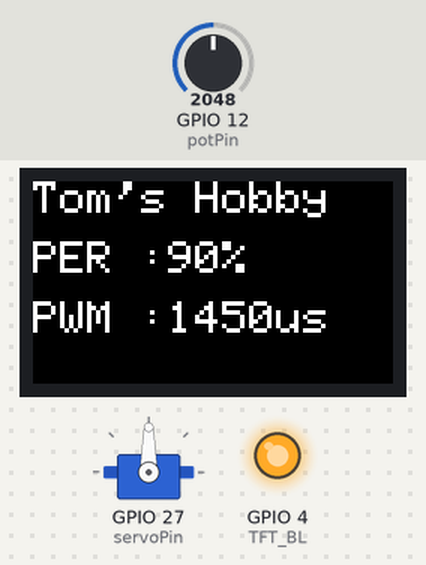
A sketch run on a simulated ESP32. On the bench: servo, 240×135 colour display, output pins drawn as LEDs (lit = HIGH). The test bench sets the inputs (shaded band); at power-on: GPIO 12 (potPin) = 2048. What the sketch prints to the serial monitor is not drawn.

Above: at 6.4 s.
6.5 s: GPIO 12 (potPin) set to 2440
At 8.0 s:
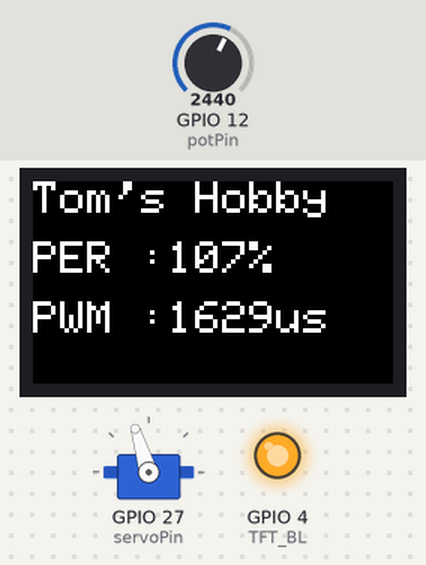
9.5 s: GPIO 12 (potPin) set to 4095
At 10.2 s:
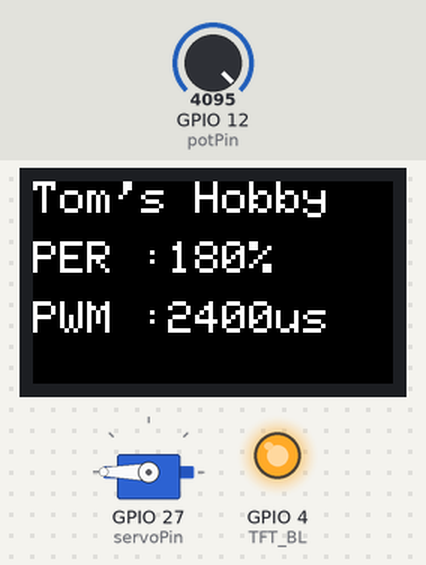
12.5 s: GPIO 12 (potPin) set to 4040
At 13.1 s:
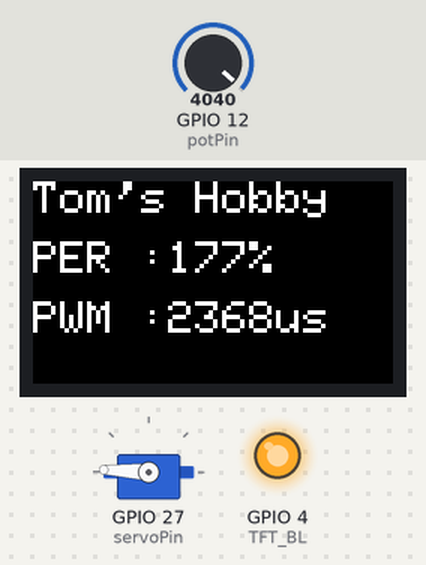
15.5 s: GPIO 12 (potPin) set to 491
At 16.5 s:
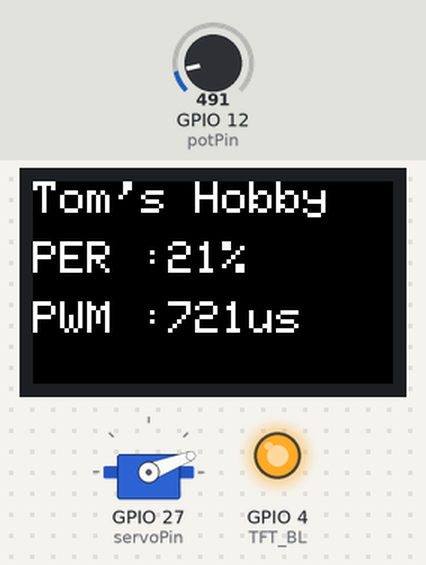
18.5 s: GPIO 12 (potPin) set to 1228
At 18.8 s:
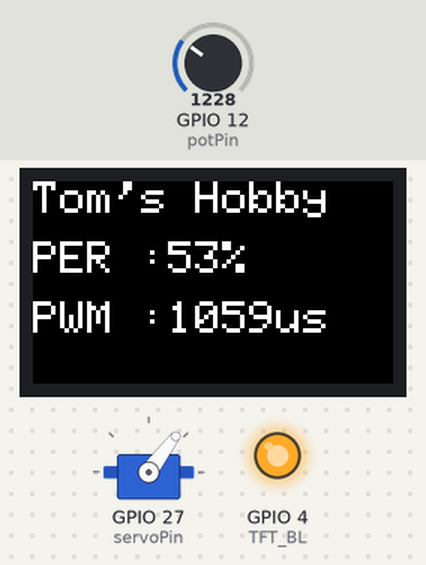
21.5 s: GPIO 12 (potPin) set to 491
At 22.4 s:
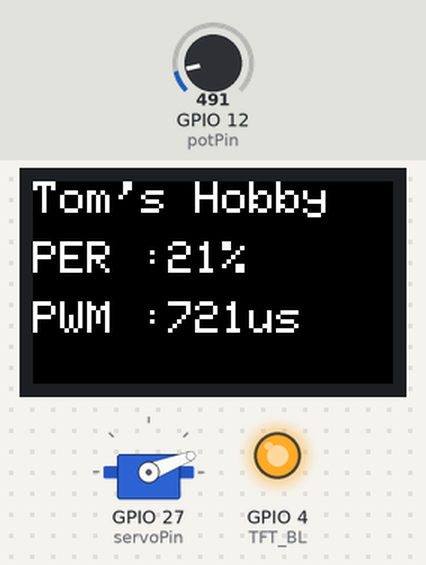
Timing chart, 0 to 24.5 s (numbered marks = the images above; inputs shaded):
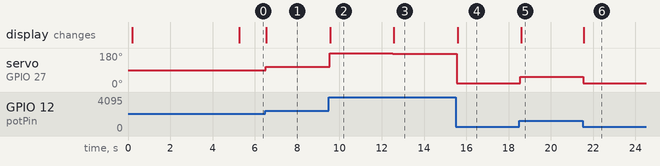

Measured:
- after the input at 6.5 s, servo on GPIO 27 (servoPin): 90° → 107° at once; the display: changes at once (image 1)
- after the input at 9.5 s, servo on GPIO 27 (servoPin): 107° → 180° at once; the display: changes after 0.07 s (image 2)
- after the input at 12.5 s, servo on GPIO 27 (servoPin): 180° → 177° at once; the display: changes after 0.06 s (image 3)
- after the input at 15.5 s, servo on GPIO 27 (servoPin): 177° → 21° after 0.05 s; the display: changes after 0.09 s (image 4)
- after the input at 18.5 s, servo on GPIO 27 (servoPin): 21° → 53° after 0.05 s; the display: changes after 0.09 s (image 5)
- after the input at 21.5 s, servo on GPIO 27 (servoPin): 53° → 21° at once; the display: changes after 0.06 s (image 6)

The sketch:

servopotentionalTTGODISPLAY.ino
```cpp
/* ----------------
 *  Tetsuya Tominaga
 *  Read potentio and Output Servo pulse, Display and Serial port
 *  Board :  https://github.com/Xinyuan-LilyGO/TTGO-T-Display
 *  Sample : https://tom2rd.sakura.ne.jp/wp/2019/08/20/post-9781/
 *  Potentio :10 k ohm
 *
 */
 //--TTGO-DISPLAY---
#include <TFT_eSPI.h>
#include <SPI.h>
#include <Wire.h>
#include <Button2.h>

#ifndef TFT_DISPOFF
#define TFT_DISPOFF 0x28
#endif

#ifndef TFT_SLPIN
#define TFT_SLPIN   0x10
#endif

#define TFT_MOSI            19
#define TFT_SCLK            18
#define TFT_CS              5
#define TFT_DC              16
#define TFT_RST             23

#define TFT_BL          4  // Display backlight control pin
#define ADC_EN          13
#define ADC_PIN         34
#define BUTTON_1        35
#define BUTTON_2        0
float sx = 0, sy = 1, mx = 1, my = 0, hx = -1, hy = 0;    // Saved H, M, S x & y multipliers
float sdeg=0, mdeg=0, hdeg=0;
uint16_t osx=120, osy=120, omx=120, omy=120, ohx=120, ohy=120;  // Saved H, M, S x & y coords
uint16_t x0=0, x1=0, yy0=0, yy1=0;
uint32_t targetTime = 0;
TFT_eSPI tft = TFT_eSPI(135, 240); // Invoke custom library
Button2 btn1(BUTTON_1);
Button2 btn2(BUTTON_2);

char buff[512];
int vref = 1100;
int btnCick = false;


// Include the ESP32 Arduino Servo Library instead of the original Arduino Servo Library
#include <ESP32Servo.h>

Servo myservo;  // create servo object to control a servo

// Possible PWM GPIO pins on the ESP32: 0(used by on-board button),2,4,5(used by on-board LED),12-19,21-23,25-27,32-33
int servoPin = 27;      // GPIO pin used to connect the servo control (digital out)
// Possible ADC pins on the ESP32: 0,2,4,12-15,32-39; 34-39 are recommended for analog input
int potPin = 12;        // GPIO pin used to connect the potentiometer (analog in)
int ADC_Max = 4095;     // This is the default ADC max value on the ESP32 (12 bit ADC width);
                        // a range of max values of 512-4096
int PWM_MAX = 2400;
int PWM_MIN = 500;
int val;    // variable to read the value from the analog pin
int usec_val; // PWM pulse width

void setup()
{
  Serial.begin(57600); delay(10);
  // Allow allocation of all timers
  ESP32PWM::allocateTimer(0);
  ESP32PWM::allocateTimer(1);
  ESP32PWM::allocateTimer(2);
  ESP32PWM::allocateTimer(3);
  myservo.setPeriodHertz(100);// Standard 100hz servo
  myservo.attach(servoPin, PWM_MIN, PWM_MAX);   // attaches the servo on pin 18 to the servo object
                                         // servo min/max of 500us and 2400us

  tft.init();

  if (TFT_BL > 0) {
        pinMode(TFT_BL, OUTPUT);
        digitalWrite(TFT_BL, HIGH);
  }
  tft.setRotation(2);
  tft.fillScreen(TFT_RED);
  delay(5000);
  tft.setTextSize(2);
  tft.setTextColor(TFT_WHITE);
  tft.setCursor(0, 0);
  tft.setTextDatum(MC_DATUM);
  tft.setTextSize(2);
  tft.fillScreen(TFT_BLACK);
}

void loop() {
  val = analogRead(potPin);            // read the value of the potentiometer (value between 0 and 1023)
  val = map(val, 0, ADC_Max, 0, 180);     // scale it to use it with the servo (value between 0 and 180)
  usec_val =map(val,0,180,PWM_MIN,PWM_MAX);
  myservo.write(val);                  // set the servo position according to the scaled value
  Serial.print(val);
  Serial.print(" % ");
  Serial.print(usec_val);
  Serial.println(" usec");

  tft.fillScreen(TFT_BLACK);
  tft.setTextDatum(MC_DATUM);
  tft.setTextSize(3);
  tft.setRotation(1);
  tft.setCursor(0,0);
  String disp_string="";
  disp_string="Tom's Hobby";
  tft.print(disp_string);
  tft.setCursor(0,40);
  disp_string="PER :" + String(val) + "%";
  tft.print(disp_string);
  tft.setCursor(0,80);
  disp_string="PWM :" + String(usec_val) + "us";
  tft.print(disp_string);


  delay(20);                          // wait for the servo to get there
}

/*
 Controlling a servo position using a potentiometer (variable resistor)
 by Michal Rinott <http://people.interaction-ivrea.it/m.rinott>

 modified on 8 Nov 2013
 by Scott Fitzgerald

 modified for the ESP32 on March 2017
 by John Bennett

 see  http://www.arduino.cc/en/Tutorial/Knob for a description of the original code

 * Different servos require different pulse widths to vary servo angle, but the range is
 * an approximately 500-2500 microsecond pulse every 20ms (50Hz). In general, hobbyist servos
 * sweep 180 degrees, so the lowest number in the published range for a particular servo
 * represents an angle of 0 degrees, the middle of the range represents 90 degrees, and the top
 * of the range represents 180 degrees. So for example, if the range is 1000us to 2000us,
 * 1000us would equal an angle of 0, 1500us would equal 90 degrees, and 2000us would equal 1800
 * degrees.
 *
 * Circuit: (using an ESP32 Thing from Sparkfun)
 * Servo motors have three wires: power, ground, and signal. The power wire is typically red,
 * the ground wire is typically black or brown, and the signal wire is typically yellow,
 * orange or white. Since the ESP32 can supply limited current at only 3.3V, and servos draw
 * considerable power, we will connect servo power to the VBat pin of the ESP32 (located
 * near the USB connector). THIS IS ONLY APPROPRIATE FOR SMALL SERVOS.
 *
 * We could also connect servo power to a separate external
 * power source (as long as we connect all of the grounds (ESP32, servo, and external power).
 * In this example, we just connect ESP32 ground to servo ground. The servo signal pins
 * connect to any available GPIO pins on the ESP32 (in this example, we use pin 18.
 *
 * In this example, we assume a Tower Pro SG90 small servo connected to VBat.
 * The published min and max for this servo are 500 and 2400, respectively.
 * These values actually drive the servos a little past 0 and 180, so
 * if you are particular, adjust the min and max values to match your needs.
 */
```
